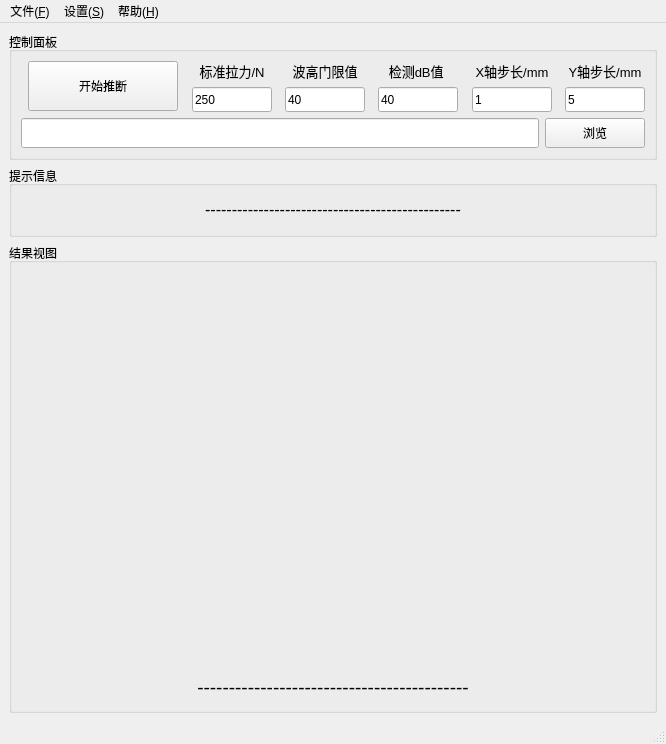
<?xml version="1.0" encoding="UTF-8"?>
<ui version="4.0">
 <class>MainWindow</class>
 <widget class="QMainWindow" name="MainWindow">
  <property name="geometry">
   <rect>
    <x>0</x>
    <y>0</y>
    <width>666</width>
    <height>744</height>
   </rect>
  </property>
  <property name="windowTitle">
   <string>MainWindow</string>
  </property>
  <widget class="QWidget" name="centralwidget">
   <layout class="QVBoxLayout" name="verticalLayout_10" stretch="3,1,15">
    <item>
     <widget class="QGroupBox" name="groupBox">
      <property name="title">
       <string>控制面板</string>
      </property>
      <layout class="QVBoxLayout" name="verticalLayout_5" stretch="2,1">
       <item>
        <layout class="QHBoxLayout" name="horizontalLayout" stretch="1,2,1,2,1,2,1,2,1,2,1,2">
         <item>
          <spacer name="horizontalSpacer_5">
           <property name="orientation">
            <enum>Qt::Horizontal</enum>
           </property>
           <property name="sizeHint" stdset="0">
            <size>
             <width>40</width>
             <height>20</height>
            </size>
           </property>
          </spacer>
         </item>
         <item>
          <widget class="QPushButton" name="SingleButton">
           <property name="sizePolicy">
            <sizepolicy hsizetype="Preferred" vsizetype="Preferred">
             <horstretch>0</horstretch>
             <verstretch>0</verstretch>
            </sizepolicy>
           </property>
           <property name="minimumSize">
            <size>
             <width>150</width>
             <height>50</height>
            </size>
           </property>
           <property name="maximumSize">
            <size>
             <width>150</width>
             <height>50</height>
            </size>
           </property>
           <property name="styleSheet">
            <string notr="true">font: 12pt &quot;Microsoft YaHei UI&quot;;</string>
           </property>
           <property name="text">
            <string>开始推断</string>
           </property>
          </widget>
         </item>
         <item>
          <spacer name="horizontalSpacer_4">
           <property name="orientation">
            <enum>Qt::Horizontal</enum>
           </property>
           <property name="sizeHint" stdset="0">
            <size>
             <width>40</width>
             <height>20</height>
            </size>
           </property>
          </spacer>
         </item>
         <item>
          <layout class="QVBoxLayout" name="verticalLayout" stretch="0,1,0,1,0">
           <item>
            <spacer name="verticalSpacer">
             <property name="orientation">
              <enum>Qt::Vertical</enum>
             </property>
             <property name="sizeHint" stdset="0">
              <size>
               <width>20</width>
               <height>20</height>
              </size>
             </property>
            </spacer>
           </item>
           <item>
            <widget class="QLabel" name="label">
             <property name="sizePolicy">
              <sizepolicy hsizetype="Minimum" vsizetype="Minimum">
               <horstretch>0</horstretch>
               <verstretch>0</verstretch>
              </sizepolicy>
             </property>
             <property name="maximumSize">
              <size>
               <width>16777215</width>
               <height>30</height>
              </size>
             </property>
             <property name="text">
              <string>&lt;html&gt;&lt;head/&gt;&lt;body&gt;&lt;p align=&quot;center&quot;&gt;&lt;span style=&quot; font-size:10pt;&quot;&gt;标准拉力/N&lt;/span&gt;&lt;/p&gt;&lt;/body&gt;&lt;/html&gt;</string>
             </property>
            </widget>
           </item>
           <item>
            <spacer name="verticalSpacer_2">
             <property name="orientation">
              <enum>Qt::Vertical</enum>
             </property>
             <property name="sizeHint" stdset="0">
              <size>
               <width>20</width>
               <height>20</height>
              </size>
             </property>
            </spacer>
           </item>
           <item>
            <widget class="QLineEdit" name="standardEdit">
             <property name="sizePolicy">
              <sizepolicy hsizetype="Preferred" vsizetype="Preferred">
               <horstretch>0</horstretch>
               <verstretch>0</verstretch>
              </sizepolicy>
             </property>
             <property name="minimumSize">
              <size>
               <width>80</width>
               <height>25</height>
              </size>
             </property>
             <property name="maximumSize">
              <size>
               <width>16777215</width>
               <height>25</height>
              </size>
             </property>
             <property name="text">
              <string>250</string>
             </property>
            </widget>
           </item>
           <item>
            <spacer name="verticalSpacer_3">
             <property name="orientation">
              <enum>Qt::Vertical</enum>
             </property>
             <property name="sizeHint" stdset="0">
              <size>
               <width>20</width>
               <height>20</height>
              </size>
             </property>
            </spacer>
           </item>
          </layout>
         </item>
         <item>
          <spacer name="horizontalSpacer_6">
           <property name="orientation">
            <enum>Qt::Horizontal</enum>
           </property>
           <property name="sizeHint" stdset="0">
            <size>
             <width>40</width>
             <height>20</height>
            </size>
           </property>
          </spacer>
         </item>
         <item>
          <layout class="QVBoxLayout" name="verticalLayout_7" stretch="0,1,0,1,0">
           <item>
            <spacer name="verticalSpacer_13">
             <property name="orientation">
              <enum>Qt::Vertical</enum>
             </property>
             <property name="sizeHint" stdset="0">
              <size>
               <width>20</width>
               <height>20</height>
              </size>
             </property>
            </spacer>
           </item>
           <item>
            <widget class="QLabel" name="label_3">
             <property name="sizePolicy">
              <sizepolicy hsizetype="Minimum" vsizetype="Minimum">
               <horstretch>0</horstretch>
               <verstretch>0</verstretch>
              </sizepolicy>
             </property>
             <property name="maximumSize">
              <size>
               <width>16777215</width>
               <height>30</height>
              </size>
             </property>
             <property name="text">
              <string>&lt;html&gt;&lt;head/&gt;&lt;body&gt;&lt;p align=&quot;center&quot;&gt;&lt;span style=&quot; font-size:10pt;&quot;&gt;波高门限值&lt;/span&gt;&lt;/p&gt;&lt;/body&gt;&lt;/html&gt;</string>
             </property>
            </widget>
           </item>
           <item>
            <spacer name="verticalSpacer_14">
             <property name="orientation">
              <enum>Qt::Vertical</enum>
             </property>
             <property name="sizeHint" stdset="0">
              <size>
               <width>20</width>
               <height>20</height>
              </size>
             </property>
            </spacer>
           </item>
           <item>
            <widget class="QLineEdit" name="thresholdEdit">
             <property name="sizePolicy">
              <sizepolicy hsizetype="Preferred" vsizetype="Preferred">
               <horstretch>0</horstretch>
               <verstretch>0</verstretch>
              </sizepolicy>
             </property>
             <property name="minimumSize">
              <size>
               <width>80</width>
               <height>25</height>
              </size>
             </property>
             <property name="maximumSize">
              <size>
               <width>16777215</width>
               <height>25</height>
              </size>
             </property>
             <property name="text">
              <string>40</string>
             </property>
            </widget>
           </item>
           <item>
            <spacer name="verticalSpacer_15">
             <property name="orientation">
              <enum>Qt::Vertical</enum>
             </property>
             <property name="sizeHint" stdset="0">
              <size>
               <width>20</width>
               <height>20</height>
              </size>
             </property>
            </spacer>
           </item>
          </layout>
         </item>
         <item>
          <spacer name="horizontalSpacer">
           <property name="orientation">
            <enum>Qt::Horizontal</enum>
           </property>
           <property name="sizeHint" stdset="0">
            <size>
             <width>40</width>
             <height>20</height>
            </size>
           </property>
          </spacer>
         </item>
         <item>
          <layout class="QVBoxLayout" name="verticalLayout_2" stretch="0,1,0,1,0">
           <item>
            <spacer name="verticalSpacer_4">
             <property name="orientation">
              <enum>Qt::Vertical</enum>
             </property>
             <property name="sizeHint" stdset="0">
              <size>
               <width>20</width>
               <height>20</height>
              </size>
             </property>
            </spacer>
           </item>
           <item>
            <widget class="QLabel" name="label_2">
             <property name="sizePolicy">
              <sizepolicy hsizetype="Minimum" vsizetype="Minimum">
               <horstretch>0</horstretch>
               <verstretch>0</verstretch>
              </sizepolicy>
             </property>
             <property name="maximumSize">
              <size>
               <width>16777215</width>
               <height>30</height>
              </size>
             </property>
             <property name="text">
              <string>&lt;html&gt;&lt;head/&gt;&lt;body&gt;&lt;p align=&quot;center&quot;&gt;&lt;span style=&quot; font-size:10pt;&quot;&gt;检测dB值 &lt;/span&gt;&lt;/p&gt;&lt;/body&gt;&lt;/html&gt;</string>
             </property>
            </widget>
           </item>
           <item>
            <spacer name="verticalSpacer_5">
             <property name="orientation">
              <enum>Qt::Vertical</enum>
             </property>
             <property name="sizeHint" stdset="0">
              <size>
               <width>20</width>
               <height>20</height>
              </size>
             </property>
            </spacer>
           </item>
           <item>
            <widget class="QLineEdit" name="dBEdit">
             <property name="sizePolicy">
              <sizepolicy hsizetype="Preferred" vsizetype="Preferred">
               <horstretch>0</horstretch>
               <verstretch>0</verstretch>
              </sizepolicy>
             </property>
             <property name="minimumSize">
              <size>
               <width>80</width>
               <height>25</height>
              </size>
             </property>
             <property name="maximumSize">
              <size>
               <width>16777215</width>
               <height>25</height>
              </size>
             </property>
             <property name="text">
              <string>40</string>
             </property>
            </widget>
           </item>
           <item>
            <spacer name="verticalSpacer_6">
             <property name="orientation">
              <enum>Qt::Vertical</enum>
             </property>
             <property name="sizeHint" stdset="0">
              <size>
               <width>20</width>
               <height>20</height>
              </size>
             </property>
            </spacer>
           </item>
          </layout>
         </item>
         <item>
          <spacer name="horizontalSpacer_2">
           <property name="orientation">
            <enum>Qt::Horizontal</enum>
           </property>
           <property name="sizeHint" stdset="0">
            <size>
             <width>40</width>
             <height>20</height>
            </size>
           </property>
          </spacer>
         </item>
         <item>
          <layout class="QVBoxLayout" name="verticalLayout_3" stretch="0,1,0,1,0">
           <item>
            <spacer name="verticalSpacer_7">
             <property name="orientation">
              <enum>Qt::Vertical</enum>
             </property>
             <property name="sizeHint" stdset="0">
              <size>
               <width>20</width>
               <height>20</height>
              </size>
             </property>
            </spacer>
           </item>
           <item>
            <widget class="QLabel" name="label_6">
             <property name="sizePolicy">
              <sizepolicy hsizetype="Minimum" vsizetype="Minimum">
               <horstretch>0</horstretch>
               <verstretch>0</verstretch>
              </sizepolicy>
             </property>
             <property name="maximumSize">
              <size>
               <width>16777215</width>
               <height>30</height>
              </size>
             </property>
             <property name="text">
              <string>&lt;html&gt;&lt;head/&gt;&lt;body&gt;&lt;p align=&quot;center&quot;&gt;&lt;span style=&quot; font-size:10pt;&quot;&gt;X轴步长/mm&lt;/span&gt;&lt;/p&gt;&lt;/body&gt;&lt;/html&gt;</string>
             </property>
            </widget>
           </item>
           <item>
            <spacer name="verticalSpacer_8">
             <property name="orientation">
              <enum>Qt::Vertical</enum>
             </property>
             <property name="sizeHint" stdset="0">
              <size>
               <width>20</width>
               <height>20</height>
              </size>
             </property>
            </spacer>
           </item>
           <item>
            <widget class="QLineEdit" name="xStepEdit">
             <property name="sizePolicy">
              <sizepolicy hsizetype="Preferred" vsizetype="Preferred">
               <horstretch>0</horstretch>
               <verstretch>0</verstretch>
              </sizepolicy>
             </property>
             <property name="minimumSize">
              <size>
               <width>80</width>
               <height>25</height>
              </size>
             </property>
             <property name="maximumSize">
              <size>
               <width>16777215</width>
               <height>25</height>
              </size>
             </property>
             <property name="text">
              <string>1</string>
             </property>
            </widget>
           </item>
           <item>
            <spacer name="verticalSpacer_9">
             <property name="orientation">
              <enum>Qt::Vertical</enum>
             </property>
             <property name="sizeHint" stdset="0">
              <size>
               <width>20</width>
               <height>20</height>
              </size>
             </property>
            </spacer>
           </item>
          </layout>
         </item>
         <item>
          <spacer name="horizontalSpacer_3">
           <property name="orientation">
            <enum>Qt::Horizontal</enum>
           </property>
           <property name="sizeHint" stdset="0">
            <size>
             <width>40</width>
             <height>20</height>
            </size>
           </property>
          </spacer>
         </item>
         <item>
          <layout class="QVBoxLayout" name="verticalLayout_4" stretch="0,1,0,1,0">
           <item>
            <spacer name="verticalSpacer_10">
             <property name="orientation">
              <enum>Qt::Vertical</enum>
             </property>
             <property name="sizeHint" stdset="0">
              <size>
               <width>20</width>
               <height>20</height>
              </size>
             </property>
            </spacer>
           </item>
           <item>
            <widget class="QLabel" name="label_7">
             <property name="sizePolicy">
              <sizepolicy hsizetype="Minimum" vsizetype="Minimum">
               <horstretch>0</horstretch>
               <verstretch>0</verstretch>
              </sizepolicy>
             </property>
             <property name="maximumSize">
              <size>
               <width>16777215</width>
               <height>30</height>
              </size>
             </property>
             <property name="text">
              <string>&lt;html&gt;&lt;head/&gt;&lt;body&gt;&lt;p align=&quot;center&quot;&gt;&lt;span style=&quot; font-size:10pt;&quot;&gt;Y轴步长/mm&lt;/span&gt;&lt;/p&gt;&lt;/body&gt;&lt;/html&gt;</string>
             </property>
            </widget>
           </item>
           <item>
            <spacer name="verticalSpacer_11">
             <property name="orientation">
              <enum>Qt::Vertical</enum>
             </property>
             <property name="sizeHint" stdset="0">
              <size>
               <width>20</width>
               <height>20</height>
              </size>
             </property>
            </spacer>
           </item>
           <item>
            <widget class="QLineEdit" name="yStepEdit">
             <property name="sizePolicy">
              <sizepolicy hsizetype="Preferred" vsizetype="Preferred">
               <horstretch>0</horstretch>
               <verstretch>0</verstretch>
              </sizepolicy>
             </property>
             <property name="minimumSize">
              <size>
               <width>80</width>
               <height>25</height>
              </size>
             </property>
             <property name="maximumSize">
              <size>
               <width>16777215</width>
               <height>25</height>
              </size>
             </property>
             <property name="text">
              <string>5</string>
             </property>
            </widget>
           </item>
           <item>
            <spacer name="verticalSpacer_12">
             <property name="orientation">
              <enum>Qt::Vertical</enum>
             </property>
             <property name="sizeHint" stdset="0">
              <size>
               <width>20</width>
               <height>20</height>
              </size>
             </property>
            </spacer>
           </item>
          </layout>
         </item>
        </layout>
       </item>
       <item>
        <layout class="QHBoxLayout" name="horizontalLayout_2">
         <item>
          <widget class="QLineEdit" name="FilelineEdit">
           <property name="sizePolicy">
            <sizepolicy hsizetype="Preferred" vsizetype="Preferred">
             <horstretch>0</horstretch>
             <verstretch>0</verstretch>
            </sizepolicy>
           </property>
           <property name="minimumSize">
            <size>
             <width>0</width>
             <height>0</height>
            </size>
           </property>
           <property name="maximumSize">
            <size>
             <width>16777215</width>
             <height>16777215</height>
            </size>
           </property>
          </widget>
         </item>
         <item>
          <widget class="QPushButton" name="BrowseButton">
           <property name="sizePolicy">
            <sizepolicy hsizetype="Preferred" vsizetype="Preferred">
             <horstretch>0</horstretch>
             <verstretch>0</verstretch>
            </sizepolicy>
           </property>
           <property name="minimumSize">
            <size>
             <width>100</width>
             <height>30</height>
            </size>
           </property>
           <property name="maximumSize">
            <size>
             <width>100</width>
             <height>30</height>
            </size>
           </property>
           <property name="styleSheet">
            <string notr="true">font: 12pt &quot;Microsoft YaHei UI&quot;;</string>
           </property>
           <property name="text">
            <string>浏览</string>
           </property>
          </widget>
         </item>
        </layout>
       </item>
      </layout>
     </widget>
    </item>
    <item>
     <widget class="QGroupBox" name="groupBox_3">
      <property name="title">
       <string>提示信息</string>
      </property>
      <layout class="QVBoxLayout" name="verticalLayout_9">
       <item>
        <widget class="QLabel" name="statuLable">
         <property name="minimumSize">
          <size>
           <width>0</width>
           <height>30</height>
          </size>
         </property>
         <property name="maximumSize">
          <size>
           <width>16777215</width>
           <height>30</height>
          </size>
         </property>
         <property name="text">
          <string>&lt;html&gt;&lt;head/&gt;&lt;body&gt;&lt;p align=&quot;center&quot;&gt;&lt;span style=&quot; font-size:12pt;&quot;&gt;------------------------------------------------&lt;/span&gt;&lt;/p&gt;&lt;/body&gt;&lt;/html&gt;</string>
         </property>
        </widget>
       </item>
      </layout>
     </widget>
    </item>
    <item>
     <widget class="QGroupBox" name="groupBox_2">
      <property name="title">
       <string>结果视图</string>
      </property>
      <layout class="QVBoxLayout" name="verticalLayout_6" stretch="15,1">
       <item>
        <widget class="QCustomPlot" name="widget" native="true">
         <property name="sizePolicy">
          <sizepolicy hsizetype="Minimum" vsizetype="Minimum">
           <horstretch>0</horstretch>
           <verstretch>0</verstretch>
          </sizepolicy>
         </property>
         <property name="minimumSize">
          <size>
           <width>200</width>
           <height>200</height>
          </size>
         </property>
         <property name="maximumSize">
          <size>
           <width>16777215</width>
           <height>16777215</height>
          </size>
         </property>
        </widget>
       </item>
       <item>
        <widget class="QLabel" name="label_5">
         <property name="minimumSize">
          <size>
           <width>0</width>
           <height>0</height>
          </size>
         </property>
         <property name="text">
          <string>&lt;html&gt;&lt;head/&gt;&lt;body&gt;&lt;p align=&quot;center&quot;&gt;&lt;span style=&quot; font-size:14pt;&quot;&gt;-------------------------------------------&lt;/span&gt;&lt;/p&gt;&lt;/body&gt;&lt;/html&gt;</string>
         </property>
        </widget>
       </item>
      </layout>
     </widget>
    </item>
   </layout>
  </widget>
  <widget class="QMenuBar" name="menubar">
   <property name="geometry">
    <rect>
     <x>0</x>
     <y>0</y>
     <width>666</width>
     <height>21</height>
    </rect>
   </property>
   <widget class="QMenu" name="menu_F">
    <property name="title">
     <string>文件(&amp;F)</string>
    </property>
    <widget class="QMenu" name="menu_P_2">
     <property name="title">
      <string>导出(&amp;P)</string>
     </property>
     <addaction name="Output_data"/>
     <addaction name="Output_hetmap"/>
    </widget>
    <addaction name="action_N"/>
    <addaction name="action_O"/>
    <addaction name="menu_P_2"/>
    <addaction name="action_D"/>
   </widget>
   <widget class="QMenu" name="menu_H">
    <property name="title">
     <string>帮助(&amp;H)</string>
    </property>
    <addaction name="action_H"/>
   </widget>
   <widget class="QMenu" name="menu_S">
    <property name="title">
     <string>设置(&amp;S)</string>
    </property>
    <addaction name="action_slow"/>
    <addaction name="action_routine"/>
    <addaction name="action_fast"/>
   </widget>
   <addaction name="menu_F"/>
   <addaction name="menu_S"/>
   <addaction name="menu_H"/>
  </widget>
  <widget class="QStatusBar" name="statusbar"/>
  <action name="action_N">
   <property name="text">
    <string>新建(&amp;N)</string>
   </property>
  </action>
  <action name="action_O">
   <property name="text">
    <string>打开(&amp;O)</string>
   </property>
  </action>
  <action name="action_S">
   <property name="text">
    <string>单次推断(&amp;S)</string>
   </property>
  </action>
  <action name="action_M">
   <property name="text">
    <string>多次推断(&amp;M)</string>
   </property>
  </action>
  <action name="action_H">
   <property name="text">
    <string>整体推断(&amp;H)</string>
   </property>
  </action>
  <action name="action_slow">
   <property name="text">
    <string>推断速度(慢)</string>
   </property>
  </action>
  <action name="action_routine">
   <property name="text">
    <string>推断速度(常规)</string>
   </property>
  </action>
  <action name="action_fast">
   <property name="text">
    <string>推断速度(快)</string>
   </property>
  </action>
  <action name="action">
   <property name="text">
    <string>导出数据</string>
   </property>
  </action>
  <action name="Output_data">
   <property name="text">
    <string>数据</string>
   </property>
  </action>
  <action name="Output_line">
   <property name="text">
    <string>折线图</string>
   </property>
  </action>
  <action name="Output_hetmap">
   <property name="text">
    <string>热力图</string>
   </property>
  </action>
  <action name="action_D">
   <property name="text">
    <string>导入(&amp;D)</string>
   </property>
  </action>
 </widget>
 <customwidgets>
  <customwidget>
   <class>QCustomPlot</class>
   <extends>QWidget</extends>
   <header location="global">qcustomplot.h</header>
   <container>1</container>
  </customwidget>
 </customwidgets>
 <resources/>
 <connections/>
</ui>
